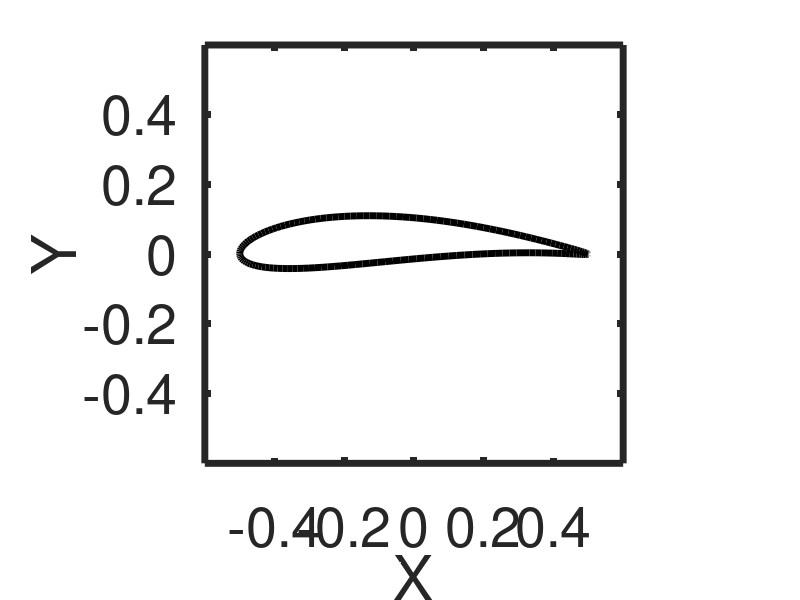

Write the MATLAB code that produced this figure.
clc;
clear all;
close all;
format short g;
% ----------------------------------------------------------------------- %
% function flag = openFOAM_joukowsky_airfoil_generator(x0,y0)
fontsize = 40;
linewidth = 5;
markersize = 20;
% ----------------------------------------------------------------------- %
% Joukowski showed that the image of a circle passing through (1.0,0) and
% containing the point (-1,0) is mapped onto a curve shaped like the
% cross section of an airplane wing.

N = 150; % Number of points on airfoil surface
% x0 = -0.05; % Defines maximum thickness. [-1 0]
x0 = -0.1; % Defines maximum thickness. [-1 0]
dx0 = 0.00; % Perturbation in thickness
xNew = x0 + dx0;
x0 = x0 + dx0;

% y0 = 0.3 + 0.0001; % Defines camber. Positive values for up camber [0 1]
y0 = 0.1 + 0.00000; % Defines camber. Positive values for up camber [0 1]
dy0 = 0.000; % Perturbation in camber
yNew = y0 + dy0;
% y0 = y0 - dy0;

b = sqrt(0.9);

R = sqrt((1 - x0)^2 + y0^2); % Calculate R based on (1.0,0) on circle
RNew = sqrt((1 - xNew)^2 + yNew^2); % Calculate R based on (1.0,0) on circle
% Checking the (-1,0) is inside
if (1 + x0)^2 + y0^2 - R^2 >= 0
    disp(['Cannot generate airfoil shape'])
%     return;
end

if (1 + xNew)^2 + yNew^2 - RNew^2 >= 0
    disp(['Cannot generate airfoil shape'])
%     return;
end

theta = linspace(0,2*pi,N);

x = x0 + R .* cos(theta);
y = y0 + R .* sin(theta);
z = x + i * y;

xNew = xNew + RNew .* cos(theta);
yNew = yNew + RNew .* sin(theta);
zNew = xNew + i * yNew;

z = z + b ./ z; % Joukowski transform
X = real(z);
Y = imag(z);

zNew = zNew + b ./ zNew; % Joukowski transform
XNew = real(zNew);
YNew = imag(zNew);

Y = Y / (max(X) - min(X));
X = X / (max(X) - min(X));
X = X + 0.5 - max(X);
[a,b] = max(X);
Y = Y - Y(b);

YNew = YNew / (max(XNew) - min(XNew));
XNew = XNew / (max(XNew) - min(XNew));
XNew = XNew + 0.5 - max(XNew);
[a,b] = max(XNew);
YNew = YNew - Y(b);

pointCloud = [X',Y'];
if dy0 == 0
    pointCloudSensitivity = ([XNew',YNew'] - [X',Y']) / dx0;
elseif dx0 == 0
	pointCloudSensitivity = ([XNew',YNew'] - [X',Y']) / dy0;
end

distX = abs(pointCloud(2:end,1) - pointCloud(1:end-1,1));
meanDistX = mean(distX);
j = 1;
for i=j:length(pointCloud)-1
    for j=i+1:length(pointCloud)-1
        if j > length(pointCloud)
            break
        end
        if abs(pointCloud(i,1) - pointCloud(j,1)) < meanDistX
            pointCloud(j,:) = [];
        else
            break
        end
    end
end

% figure,
% plot(X,Y,'ko',...
%      pointCloud(:,1),pointCloud(:,2),'r+')
% axis([-1 1 -1 1])
% length(pointCloud)

figure,
plot(X,Y,'k',...
    'linewidth',linewidth)
xlabel('X','fontsize',fontsize)
ylabel('Y','fontsize',fontsize)
axis([-0.6 0.6 -0.6 0.6])
set(gca,'fontsize',fontsize,'linewidth',linewidth)
axis('equal')


dlmwrite('point_cloud.txt',pointCloud);
dlmwrite('point_cloud_sensitivity.txt',pointCloudSensitivity);
% copyfile('point_cloud.txt','current_simulation_results/')

